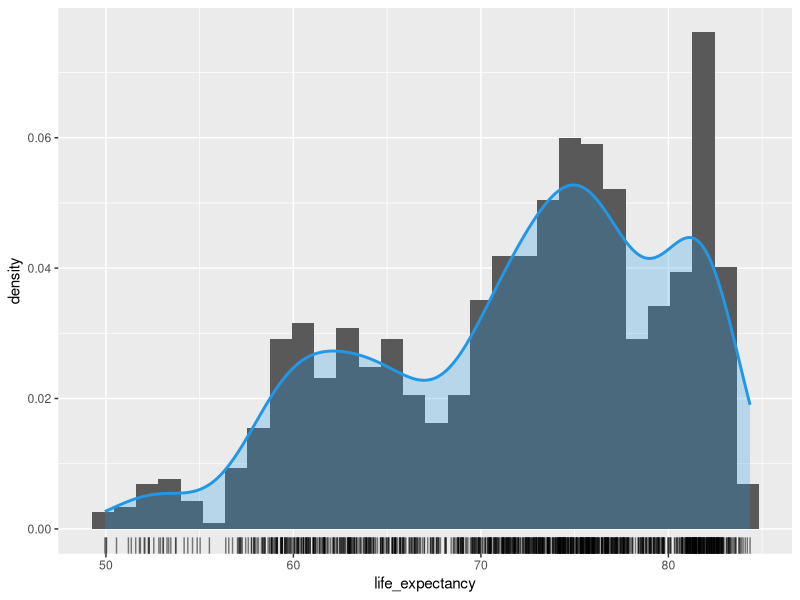
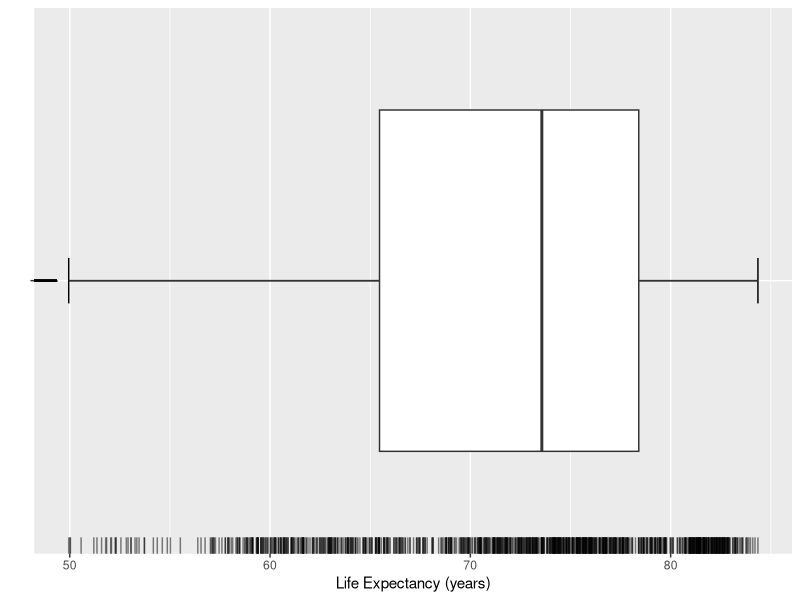
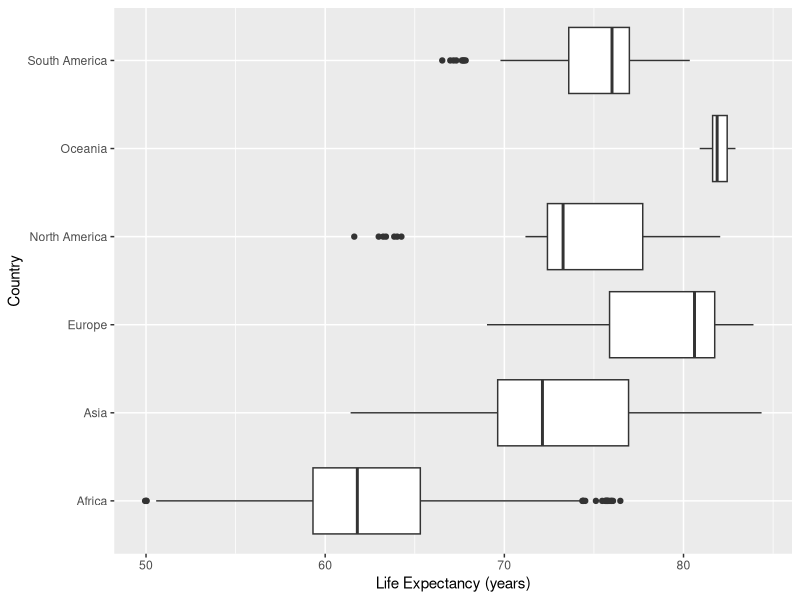
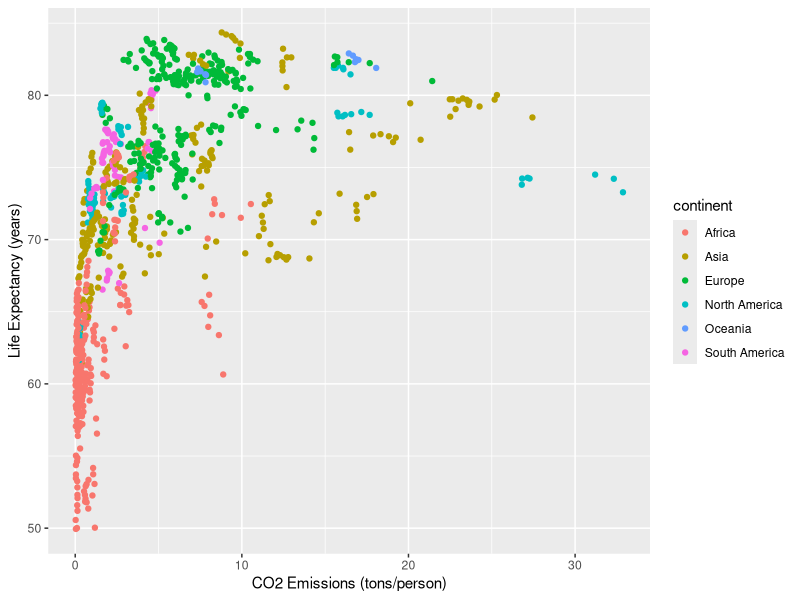

Source code (R) for these figures, in order:
## ---- chunk 1
library(tidyverse)
## ---- chunk 2
rm(list = ls())
owid <- read_delim("data/owid.csv", delim = ",", col_names = TRUE)

summary(owid)
## ---- chunk 3
ggplot(owid, aes(x = life_expectancy)) +
    geom_histogram(aes(y = after_stat(density))) +
    geom_density(lwd = 1, colour = 4,
                 fill = 4, alpha = 0.25) +
    geom_rug(alpha = 0.5)
## ---- chunk 4
ggplot(owid, aes(x = life_expectancy, y = "")) +
    geom_errorbar(stat = "boxplot", width = 0.1) +
    geom_boxplot () +
    geom_rug(alpha = 0.5) +
    labs(y = "", x = "Life Expectancy (years)")
## ---- chunk 5
ggplot(owid, aes(x = life_expectancy, y = continent)) +
  geom_boxplot() +
  labs(x = "Life Expectancy (years)", y = "Country")
## ---- chunk 6
ggplot(owid, aes(y = life_expectancy, x = co2_emission_pc)) +
  geom_point(aes(color = continent)) +
  labs(y = "Life Expectancy (years)", x = "CO2 Emissions (tons/person)")
